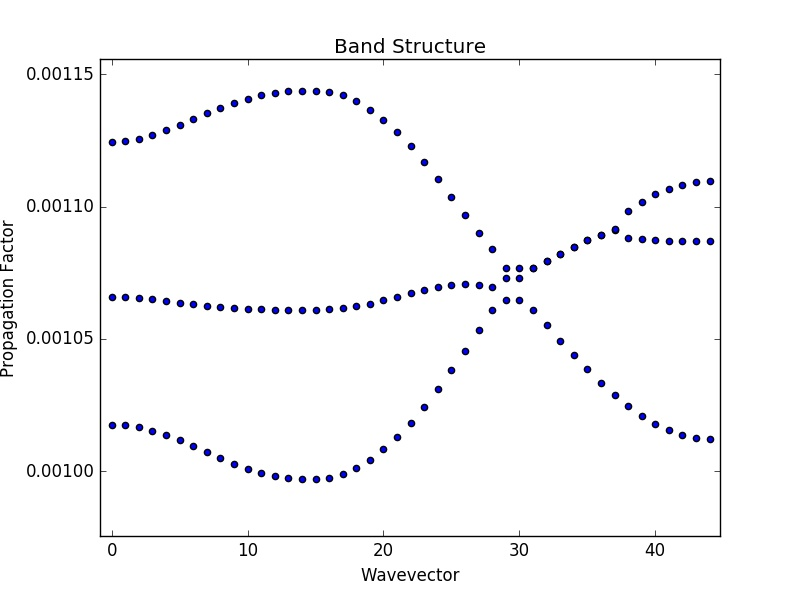

Python code for this plot:
import sys
sys.path.append("../..")

import Beam
import numpy as np
import matplotlib.pyplot as plt

Nx = 50
Ny = 50

def dn(z):
    epsilon = np.zeros((Nx,Ny))
    for i in range(Nx):
        for j in range(Ny):
                epsilon[i,j] = 7.0**-4*(np.exp(-(((i-Nx/4.0)/(Nx/10.0))**2 + ((j-Ny*3/4.0)/(Ny/10.0))**2)**3)\
                    + np.exp(-(((i-Nx/4.0)/(Nx/10.0))**2 + ((j-Ny/4.0)/(Ny/10.0))**2)**3)\
                    + np.exp(-(((i-Nx*3/4.0)/(Nx/10.0))**2 + ((j-Ny/4.0)/(Ny/10.0))**2)**3))
    return epsilon

if __name__ == '__main__':
    dx = 1.0*10**-6
    dy = 1.0*10**-6
    ax = dx*Nx
    ay = dy*Ny
    n0 = 1.45
    k0 = 2.0*np.pi/(633.0*10**-9)

    fig1 = plt.figure()
    plt.imshow(dn(0),interpolation='none')   

    bandstructure = Beam.Bandstructure(ax,ay,n0,k0,Nx,Ny,dn,verbose=True)
    bands=3
    kx,ky,bulkband =  bandstructure.bulkband([-np.pi,0],[0,0],bands=bands)
    kxs = kx
    kys = ky
    bulkbands = bulkband

    kx,ky,bulkband =  bandstructure.bulkband([0,0],[np.pi,np.pi],bands=bands)
    kxs = np.concatenate((kxs,kx))
    kys = np.concatenate((kys,ky))
    bulkbands = np.concatenate((bulkbands,bulkband))

    kx,ky,bulkband =  bandstructure.bulkband([np.pi,np.pi],[2*np.pi,np.pi],bands=bands)
    kxs = np.concatenate((kxs,kx))
    kys = np.concatenate((kys,ky))
    bulkbands = np.concatenate((bulkbands,bulkband))

    fig2 = plt.figure()
    points = np.size(bulkbands,axis=0)
    for i in range(np.size(bulkbands,axis=1)):
        plt.scatter(range(points),np.real(bulkbands[:,i]))
    plt.title('Band Structure')
    plt.xlabel('Wavevector')
    plt.ylabel(r'Propagation Factor')
    plt.show()

    plt.show()
